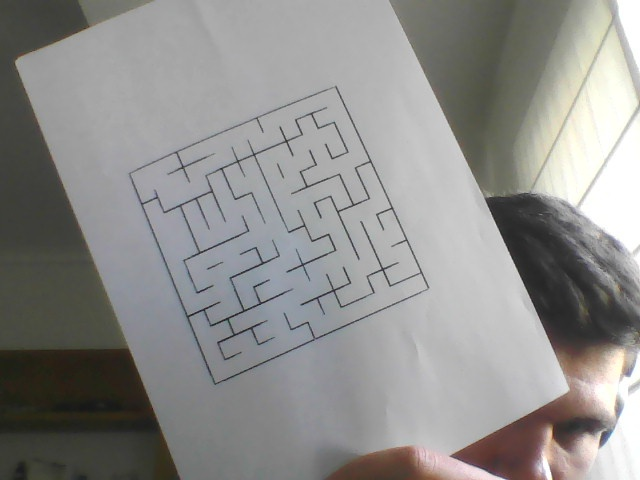
#> input picture examples/labirinto.jpg, 640 x 480 px
$ python -i image_preprocessor.py   (imports and definitions only)
#> lines starting #> are read from the running program, lines starting #| are printed output that depends on the picture; after the words box and inside, x2 and y2 are one past the last pixel; in counts of white or black regions, pixels touching at a corner belong together
#> further down, picture is the input picture: shape (480, 640, 3); mean B, G, R 140.2, 142.1, 142.7
import cv2
from matplotlib.pyplot import hsv
import numpy as np

class ImagePreprocessor:
    def __init__(self):
        self.M = None
        self.M_inv = None


    # [41 lines left out: functions to_binary, _order_points, preprocess, not called in this run]


    def find_contours(self, blurred_image):
        edges = cv2.Canny(blurred_image, 50, 150)
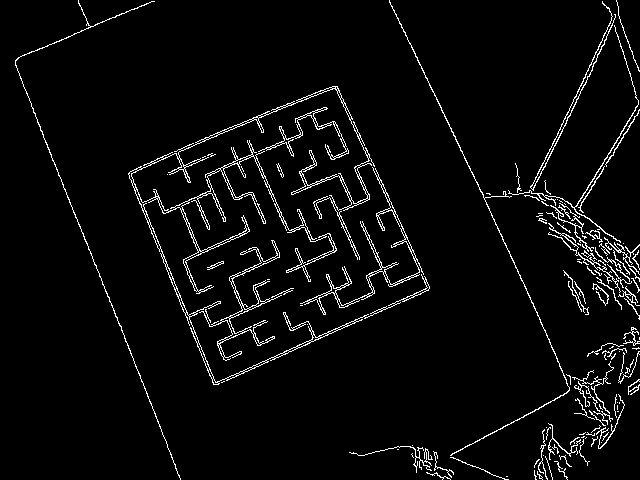
#> edges: shape (480, 640); 4.1% white in thin lines or dots
        contours, _ = cv2.findContours(edges, cv2.RETR_EXTERNAL, cv2.CHAIN_APPROX_SIMPLE)
#> contours = 119 contours, 92 with area under 20; largest, box (x1, y1, x2, y2) and area: (128, 86, 430, 385) 3422, (300, 167, 424, 315) 866, (199, 240, 282, 361) 662, (258, 107, 349, 160) 351, (389, 0, 570, 456) 182

        if not contours:
            return None

        largest = max(contours, key=cv2.contourArea)
#> largest = contour of 3534 points, box (x1, y1, x2, y2) (128, 86, 430, 385), area 3422

        """
        debug = cv2.cvtColor(blurred_image, cv2.COLOR_GRAY2BGR)
        cv2.drawContours(debug, [largest], -1, (0, 255, 0), 2)

        cv2.imshow("Largest Contour", debug)
        cv2.waitKey(0)
        """

        peri = cv2.arcLength(largest, True)
#> peri = 5453.8
        approx = cv2.approxPolyDP(largest, 0.02 * peri, True)
#> approx = contour of 10 points, box (x1, y1, x2, y2) (128, 86, 430, 385), area 2996

        if len(approx) == 4:
            return approx

        return None


    # [69 lines left out: functions apply_mask, four_point_transform, to_warped, warp_to_original, clean_binary, add_border_walls, not called in this run]


    def to_grid(self, binary_image):
        grid = (binary_image == 0).astype(np.uint8)
        return grid


    # [42 lines left out: functions find_start_end_hsv, show_image, not called in this run]


    def save_image(self, title, image):
        cv2.imwrite(title, image)

>>> import cv2
>>> picture = cv2.imread('../../examples/labirinto.jpg')
>>> result = ImagePreprocessor().find_contours(picture)
#> result = None
